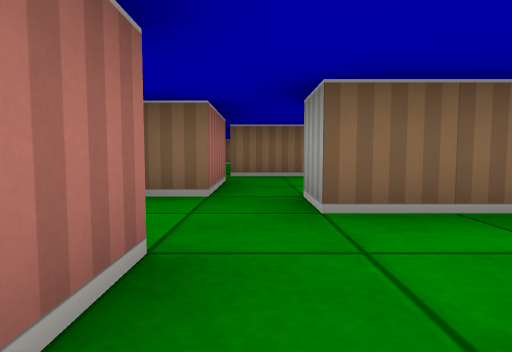
[1] (above)

18 first-person views from a walk through a cub3D maze. The camera is about half as high as the walls, tilts 4° down and sees 75° across. The floor is counted in squares. Each view is taken from the middle of a square. On the plan, view 1 faces up. The plan holds only what a view shows up to about 9 squares ahead; the rest is blank.

[2]
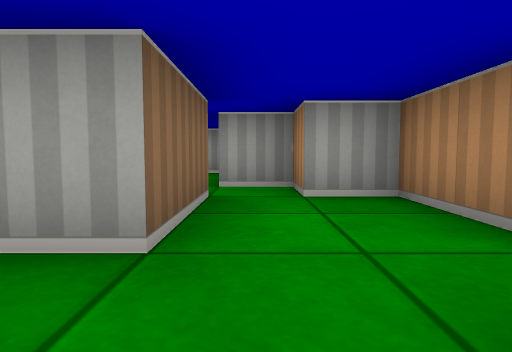

[3]
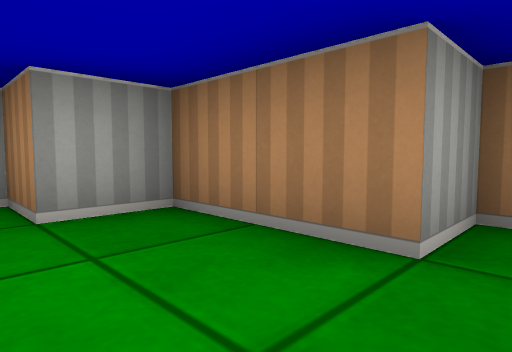

[4]
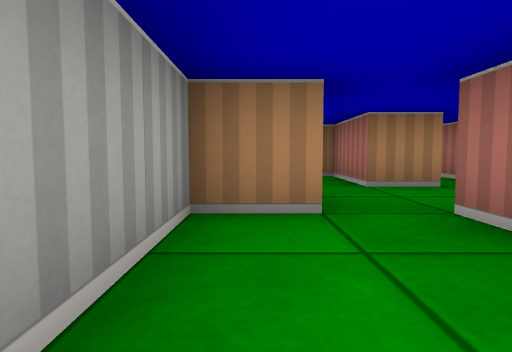

[5]
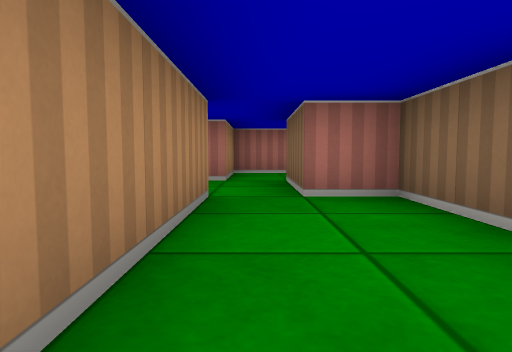

[6]
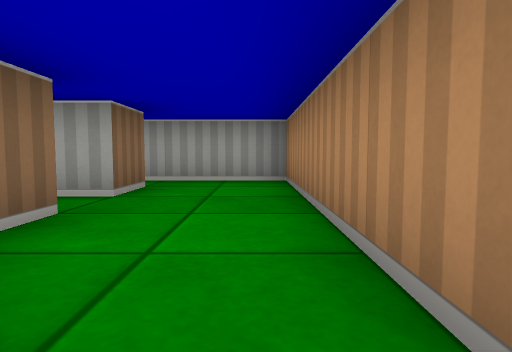

[7]
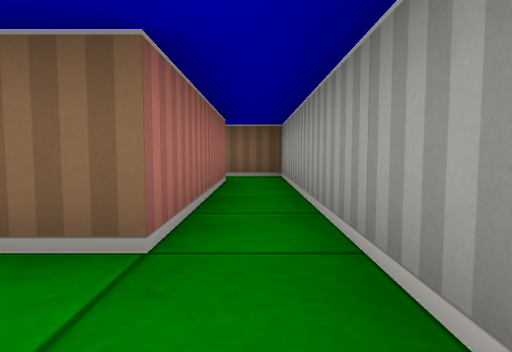

[8]
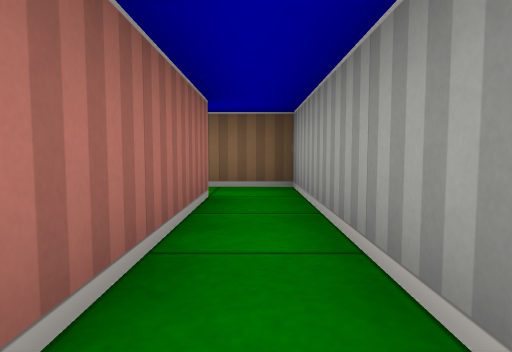

[9]
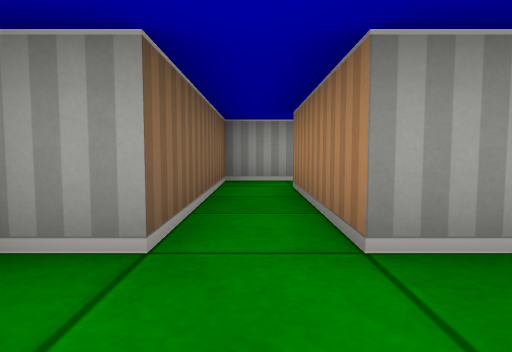

[10]
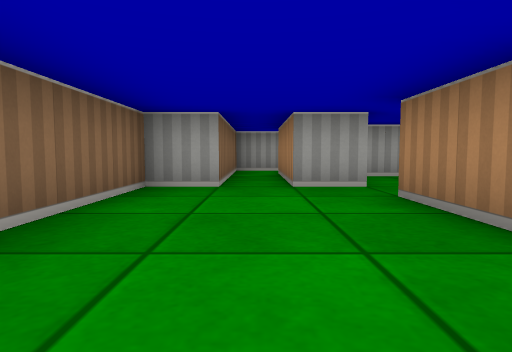

[11]
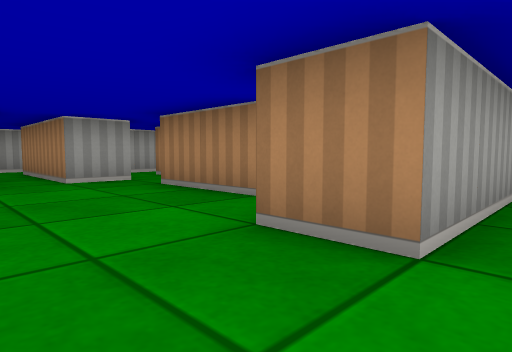

[12]
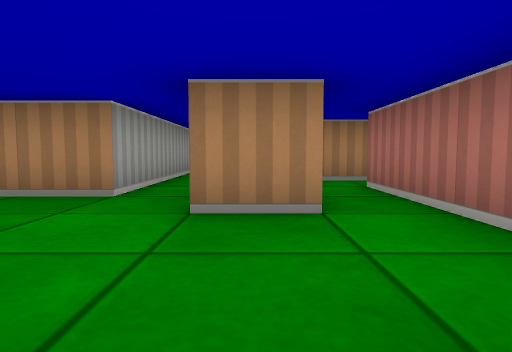

[13]
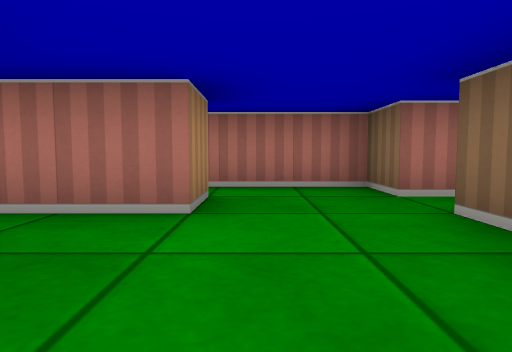

[14]
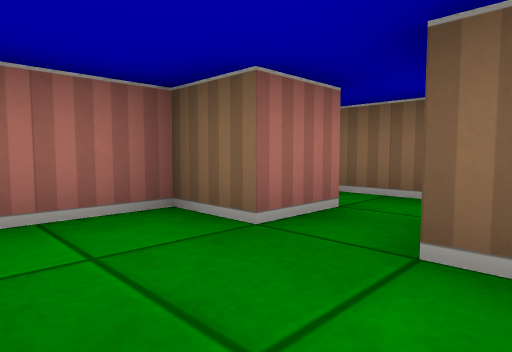

[15]
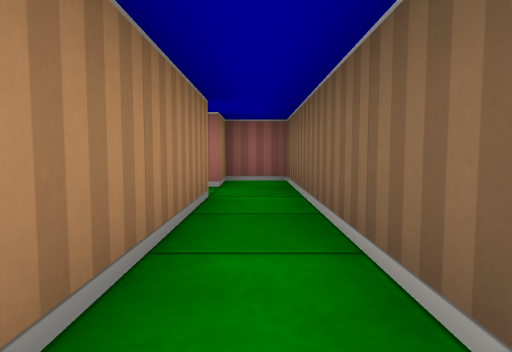

[16]
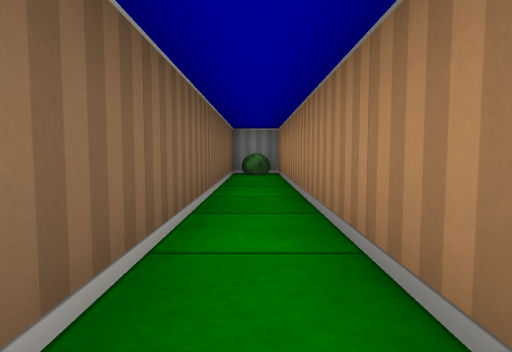

[17]
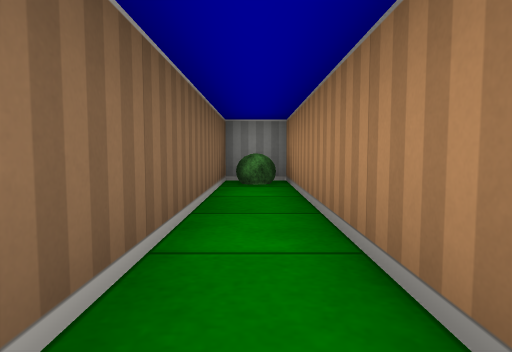

[18]
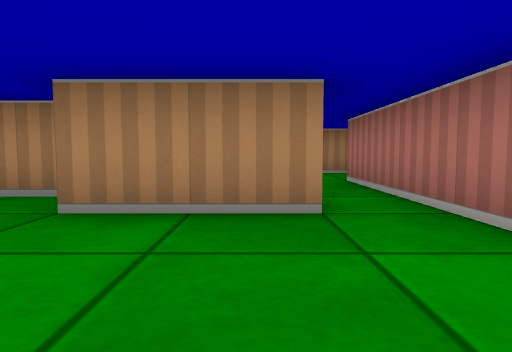

### Floor plan
Points are (right, up) in squares from view 1. A wall is a line through its corners. A room is listed if a view was taken in it or the views show most of it. See-through windows are left out.
Room 1 (views 1, 2, 3)
walls: (2.5, 2.5) (0.5, 2.5) (0.5, 3.5); (-0.5, 3.5) (-1.2, 3.5); (-1.6, 1.5) (-0.5, 1.5) (-0.5, -0.5) (0.5, -0.5) (0.5, 0.5) (2.5, 0.5) (2.5, 1.5) (3.5, 1.5) (3.5, 2.5)
ways out: opening at (0, 3) to room 6; opening at (-1, 2); opening at (3, 3)
Room 2 (views 4, 6)
walls: (1.5, 5.5) (4.5, 5.5); (3.5, 7.5) (1.5, 7.5) (1.5, 6.5) (0.5, 6.5)
ways out: opening at (5, 6.5) to room 3; opening at (1, 6) to room 6; opening at (4, 8.5) to room 7
Room 3 (views 5, 7, 8)
walls: (4.5, 5.5) (6.5, 5.5) (6.5, 12.5) (2.5, 12.5); (2.5, 11.5) (5.5, 11.5) (5.5, 7.5) (4.5, 7.5)
ways out: opening at (5, 6.5) to room 2; opening at (3, 12) to room 4
Room 4 (views 9, 10, 11, 13, 14, 18)
walls: (-2.5, 9.1) (-2.5, 11.5) (-1.5, 11.5) (-1.5, 7.5); (-2.5, 13.5) (-3.5, 13.5) (-3.5, 9.5); (-0.5, 7.5) (-0.5, 10.5) (1.5, 10.5); (2.5, 10.4) (2.5, 11.5); (2.5, 12.5) (2.5, 13.5) (-1.5, 13.5); (-3.9, 8.5) (-3, 8.5)
ways out: opening at (3, 12) to room 3; opening at (-2, 14) to room 5; opening at (3, 10) to room 7; opening at (-1, 8) to room 8
Room 5 (views 12, 15, 16, 17)
walls: (-1.5, 14.5) (6.5, 14.5) (6.5, 15.5) (-3.5, 15.5) (-3.5, 14.5) (-2.5, 14.5) (-2.5, 13.5)
ways out: opening at (-2, 14) to room 4
objects: bush (6, 15)
Room 6 (no view inside)
walls: (-0.5, 5.5) (-0.5, 3.5); (0.5, 3.5) (1.5, 3.5) (1.5, 5.5); (0.5, 6.5) (-0.5, 6.5)
ways out: opening at (0, 3) to room 1; opening at (1, 6) to room 2; opening at (0, 6) to room 8
Room 7 (no view inside)
walls: (4.5, 7.5) (4.5, 9.9); (2, 9.5) (3.5, 9.5)
ways out: opening at (4, 8.5) to room 2; opening at (3, 10) to room 4
Room 8 (no view inside)
walls: (-2.5, 6.8) (-2.5, 5.5) (-0.5, 5.5); (-0.5, 6.5) (-0.5, 7.5)
ways out: opening at (-1, 8) to room 4; opening at (0, 6) to room 6

Where each view was taken, in squares from view 1:
view 1: 0 up, 0 right, facing up
view 2: 2 up, 1 left, facing right
view 3: 2 up, 0 right, facing down-right
view 4: 6 up, 1 right, facing down
view 5: 6 up, 5 right, facing left
view 6: 6 up, 1 right, facing right
view 7: 6 up, 6 right, facing up
view 8: 8 up, 6 right, facing up
view 9: 12 up, 1 right, facing right
view 10: 12 up, 2 left, facing right
view 11: 13 up, 3 left, facing down-right
view 12: 14 up, 2 left, facing down
view 13: 12 up, 1 right, facing left
view 14: 12 up, 1 left, facing up-left
view 15: 15 up, 2 right, facing left
view 16: 15 up, 1 left, facing right
view 17: 15 up, 1 right, facing right
view 18: 13 up, 0 right, facing down
